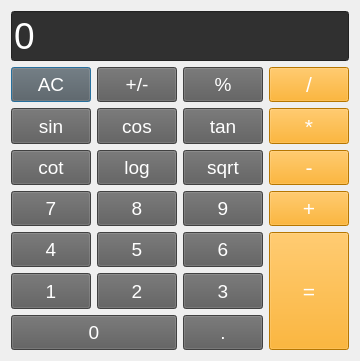
<?xml version="1.0" encoding="UTF-8"?>
<ui version="4.0">
 <class>Dialog</class>
 <widget class="QDialog" name="Dialog">
  <property name="geometry">
   <rect>
    <x>0</x>
    <y>0</y>
    <width>336</width>
    <height>361</height>
   </rect>
  </property>
  <property name="font">
   <font>
    <kerning>false</kerning>
   </font>
  </property>
  <property name="windowTitle">
   <string>Dialog</string>
  </property>
  <layout class="QGridLayout" name="gridLayout">
   <item row="0" column="0" colspan="4">
    <widget class="QLineEdit" name="tb1">
     <property name="sizePolicy">
      <sizepolicy hsizetype="Expanding" vsizetype="Expanding">
       <horstretch>0</horstretch>
       <verstretch>0</verstretch>
      </sizepolicy>
     </property>
     <property name="font">
      <font>
       <pointsize>28</pointsize>
       <kerning>true</kerning>
      </font>
     </property>
     <property name="styleSheet">
      <string notr="true">background-color: rgb(48, 48, 48);
color: white;
direction: rtl;</string>
     </property>
     <property name="text">
      <string>0</string>
     </property>
    </widget>
   </item>
   <item row="1" column="0">
    <widget class="QPushButton" name="btn_ac">
     <property name="sizePolicy">
      <sizepolicy hsizetype="Minimum" vsizetype="Expanding">
       <horstretch>0</horstretch>
       <verstretch>0</verstretch>
      </sizepolicy>
     </property>
     <property name="font">
      <font>
       <pointsize>14</pointsize>
       <bold>false</bold>
       <kerning>true</kerning>
      </font>
     </property>
     <property name="styleSheet">
      <string notr="true">background-color: rgb(91, 91, 91);
color: white;</string>
     </property>
     <property name="text">
      <string>AC</string>
     </property>
    </widget>
   </item>
   <item row="1" column="1">
    <widget class="QPushButton" name="btn_sign">
     <property name="sizePolicy">
      <sizepolicy hsizetype="Minimum" vsizetype="Expanding">
       <horstretch>0</horstretch>
       <verstretch>0</verstretch>
      </sizepolicy>
     </property>
     <property name="font">
      <font>
       <pointsize>14</pointsize>
       <bold>false</bold>
       <kerning>true</kerning>
      </font>
     </property>
     <property name="styleSheet">
      <string notr="true">background-color: rgb(91, 91, 91);
color: white;</string>
     </property>
     <property name="text">
      <string>+/-</string>
     </property>
    </widget>
   </item>
   <item row="1" column="2">
    <widget class="QPushButton" name="btn_module">
     <property name="sizePolicy">
      <sizepolicy hsizetype="Minimum" vsizetype="Expanding">
       <horstretch>0</horstretch>
       <verstretch>0</verstretch>
      </sizepolicy>
     </property>
     <property name="font">
      <font>
       <pointsize>14</pointsize>
       <bold>false</bold>
       <kerning>true</kerning>
      </font>
     </property>
     <property name="styleSheet">
      <string notr="true">background-color: rgb(91, 91, 91);
color: white;</string>
     </property>
     <property name="text">
      <string>%</string>
     </property>
    </widget>
   </item>
   <item row="1" column="3">
    <widget class="QPushButton" name="btn_div">
     <property name="sizePolicy">
      <sizepolicy hsizetype="Minimum" vsizetype="Expanding">
       <horstretch>0</horstretch>
       <verstretch>0</verstretch>
      </sizepolicy>
     </property>
     <property name="font">
      <font>
       <pointsize>16</pointsize>
       <bold>false</bold>
       <kerning>false</kerning>
      </font>
     </property>
     <property name="styleSheet">
      <string notr="true">background-color: orange;
color: white;</string>
     </property>
     <property name="text">
      <string>/</string>
     </property>
    </widget>
   </item>
   <item row="2" column="0">
    <widget class="QPushButton" name="btn_sin">
     <property name="sizePolicy">
      <sizepolicy hsizetype="Minimum" vsizetype="Expanding">
       <horstretch>0</horstretch>
       <verstretch>0</verstretch>
      </sizepolicy>
     </property>
     <property name="font">
      <font>
       <pointsize>14</pointsize>
       <bold>false</bold>
       <kerning>true</kerning>
      </font>
     </property>
     <property name="styleSheet">
      <string notr="true">background-color: rgb(91, 91, 91);
color: white;</string>
     </property>
     <property name="text">
      <string>sin</string>
     </property>
    </widget>
   </item>
   <item row="2" column="1">
    <widget class="QPushButton" name="btn_cos">
     <property name="sizePolicy">
      <sizepolicy hsizetype="Minimum" vsizetype="Expanding">
       <horstretch>0</horstretch>
       <verstretch>0</verstretch>
      </sizepolicy>
     </property>
     <property name="font">
      <font>
       <pointsize>14</pointsize>
       <bold>false</bold>
       <kerning>true</kerning>
      </font>
     </property>
     <property name="styleSheet">
      <string notr="true">background-color: rgb(91, 91, 91);
color: white;</string>
     </property>
     <property name="text">
      <string>cos</string>
     </property>
    </widget>
   </item>
   <item row="2" column="2">
    <widget class="QPushButton" name="btn_tan">
     <property name="sizePolicy">
      <sizepolicy hsizetype="Minimum" vsizetype="Expanding">
       <horstretch>0</horstretch>
       <verstretch>0</verstretch>
      </sizepolicy>
     </property>
     <property name="font">
      <font>
       <pointsize>14</pointsize>
       <bold>false</bold>
       <kerning>true</kerning>
      </font>
     </property>
     <property name="styleSheet">
      <string notr="true">background-color: rgb(91, 91, 91);
color: white;</string>
     </property>
     <property name="text">
      <string>tan</string>
     </property>
    </widget>
   </item>
   <item row="2" column="3">
    <widget class="QPushButton" name="btn_mul">
     <property name="sizePolicy">
      <sizepolicy hsizetype="Minimum" vsizetype="Expanding">
       <horstretch>0</horstretch>
       <verstretch>0</verstretch>
      </sizepolicy>
     </property>
     <property name="font">
      <font>
       <pointsize>16</pointsize>
       <kerning>false</kerning>
      </font>
     </property>
     <property name="styleSheet">
      <string notr="true">background-color: orange;
color: white;</string>
     </property>
     <property name="text">
      <string>*</string>
     </property>
    </widget>
   </item>
   <item row="3" column="0">
    <widget class="QPushButton" name="btn_cot">
     <property name="sizePolicy">
      <sizepolicy hsizetype="Minimum" vsizetype="Expanding">
       <horstretch>0</horstretch>
       <verstretch>0</verstretch>
      </sizepolicy>
     </property>
     <property name="font">
      <font>
       <pointsize>14</pointsize>
       <bold>false</bold>
       <kerning>true</kerning>
      </font>
     </property>
     <property name="styleSheet">
      <string notr="true">background-color: rgb(91, 91, 91);
color: white;</string>
     </property>
     <property name="text">
      <string>cot</string>
     </property>
    </widget>
   </item>
   <item row="3" column="1">
    <widget class="QPushButton" name="btn_log">
     <property name="sizePolicy">
      <sizepolicy hsizetype="Minimum" vsizetype="Expanding">
       <horstretch>0</horstretch>
       <verstretch>0</verstretch>
      </sizepolicy>
     </property>
     <property name="font">
      <font>
       <pointsize>14</pointsize>
       <bold>false</bold>
       <kerning>true</kerning>
      </font>
     </property>
     <property name="styleSheet">
      <string notr="true">background-color: rgb(91, 91, 91);
color: white;</string>
     </property>
     <property name="text">
      <string>log</string>
     </property>
    </widget>
   </item>
   <item row="3" column="2">
    <widget class="QPushButton" name="btn_sqrt">
     <property name="sizePolicy">
      <sizepolicy hsizetype="Minimum" vsizetype="Expanding">
       <horstretch>0</horstretch>
       <verstretch>0</verstretch>
      </sizepolicy>
     </property>
     <property name="font">
      <font>
       <pointsize>14</pointsize>
       <bold>false</bold>
       <kerning>true</kerning>
      </font>
     </property>
     <property name="styleSheet">
      <string notr="true">background-color: rgb(91, 91, 91);
color: white;</string>
     </property>
     <property name="text">
      <string>sqrt</string>
     </property>
    </widget>
   </item>
   <item row="3" column="3">
    <widget class="QPushButton" name="btn_sub">
     <property name="sizePolicy">
      <sizepolicy hsizetype="Minimum" vsizetype="Expanding">
       <horstretch>0</horstretch>
       <verstretch>0</verstretch>
      </sizepolicy>
     </property>
     <property name="font">
      <font>
       <pointsize>16</pointsize>
       <bold>false</bold>
       <kerning>true</kerning>
      </font>
     </property>
     <property name="styleSheet">
      <string notr="true">background-color: orange;
color: white;</string>
     </property>
     <property name="text">
      <string>-</string>
     </property>
    </widget>
   </item>
   <item row="4" column="0">
    <widget class="QPushButton" name="btn_7">
     <property name="sizePolicy">
      <sizepolicy hsizetype="Minimum" vsizetype="Expanding">
       <horstretch>0</horstretch>
       <verstretch>0</verstretch>
      </sizepolicy>
     </property>
     <property name="font">
      <font>
       <pointsize>14</pointsize>
       <bold>false</bold>
       <kerning>true</kerning>
      </font>
     </property>
     <property name="styleSheet">
      <string notr="true">background-color: rgb(91, 91, 91);
color: white;</string>
     </property>
     <property name="text">
      <string>7</string>
     </property>
    </widget>
   </item>
   <item row="4" column="1">
    <widget class="QPushButton" name="btn_8">
     <property name="sizePolicy">
      <sizepolicy hsizetype="Minimum" vsizetype="Expanding">
       <horstretch>0</horstretch>
       <verstretch>0</verstretch>
      </sizepolicy>
     </property>
     <property name="font">
      <font>
       <pointsize>14</pointsize>
       <bold>false</bold>
       <kerning>true</kerning>
      </font>
     </property>
     <property name="styleSheet">
      <string notr="true">background-color: rgb(91, 91, 91);
color: white;</string>
     </property>
     <property name="text">
      <string>8</string>
     </property>
    </widget>
   </item>
   <item row="4" column="2">
    <widget class="QPushButton" name="btn_9">
     <property name="sizePolicy">
      <sizepolicy hsizetype="Minimum" vsizetype="Expanding">
       <horstretch>0</horstretch>
       <verstretch>0</verstretch>
      </sizepolicy>
     </property>
     <property name="font">
      <font>
       <pointsize>14</pointsize>
       <bold>false</bold>
       <kerning>true</kerning>
      </font>
     </property>
     <property name="styleSheet">
      <string notr="true">background-color: rgb(91, 91, 91);
color: white;</string>
     </property>
     <property name="text">
      <string>9</string>
     </property>
    </widget>
   </item>
   <item row="4" column="3">
    <widget class="QPushButton" name="btn_sum">
     <property name="sizePolicy">
      <sizepolicy hsizetype="Minimum" vsizetype="Expanding">
       <horstretch>0</horstretch>
       <verstretch>0</verstretch>
      </sizepolicy>
     </property>
     <property name="font">
      <font>
       <pointsize>16</pointsize>
       <bold>false</bold>
       <kerning>true</kerning>
      </font>
     </property>
     <property name="styleSheet">
      <string notr="true">background-color: orange;
color: white;</string>
     </property>
     <property name="text">
      <string>+</string>
     </property>
    </widget>
   </item>
   <item row="5" column="0">
    <widget class="QPushButton" name="btn_4">
     <property name="sizePolicy">
      <sizepolicy hsizetype="Minimum" vsizetype="Expanding">
       <horstretch>0</horstretch>
       <verstretch>0</verstretch>
      </sizepolicy>
     </property>
     <property name="font">
      <font>
       <pointsize>14</pointsize>
       <bold>false</bold>
       <kerning>true</kerning>
      </font>
     </property>
     <property name="styleSheet">
      <string notr="true">background-color: rgb(91, 91, 91);
color: white;</string>
     </property>
     <property name="text">
      <string>4</string>
     </property>
    </widget>
   </item>
   <item row="5" column="1">
    <widget class="QPushButton" name="btn_5">
     <property name="sizePolicy">
      <sizepolicy hsizetype="Minimum" vsizetype="Expanding">
       <horstretch>0</horstretch>
       <verstretch>0</verstretch>
      </sizepolicy>
     </property>
     <property name="font">
      <font>
       <pointsize>14</pointsize>
       <bold>false</bold>
       <kerning>true</kerning>
      </font>
     </property>
     <property name="styleSheet">
      <string notr="true">background-color: rgb(91, 91, 91);
color: white;</string>
     </property>
     <property name="text">
      <string>5</string>
     </property>
    </widget>
   </item>
   <item row="5" column="2">
    <widget class="QPushButton" name="btn_6">
     <property name="sizePolicy">
      <sizepolicy hsizetype="Minimum" vsizetype="Expanding">
       <horstretch>0</horstretch>
       <verstretch>0</verstretch>
      </sizepolicy>
     </property>
     <property name="font">
      <font>
       <pointsize>14</pointsize>
       <bold>false</bold>
       <kerning>true</kerning>
      </font>
     </property>
     <property name="styleSheet">
      <string notr="true">background-color: rgb(91, 91, 91);
color: white;</string>
     </property>
     <property name="text">
      <string>6</string>
     </property>
    </widget>
   </item>
   <item row="5" column="3" rowspan="3">
    <widget class="QPushButton" name="btn_equal">
     <property name="sizePolicy">
      <sizepolicy hsizetype="Minimum" vsizetype="Expanding">
       <horstretch>0</horstretch>
       <verstretch>0</verstretch>
      </sizepolicy>
     </property>
     <property name="font">
      <font>
       <pointsize>16</pointsize>
       <bold>false</bold>
       <kerning>true</kerning>
      </font>
     </property>
     <property name="styleSheet">
      <string notr="true">background-color: orange;
color: white;</string>
     </property>
     <property name="text">
      <string>=</string>
     </property>
    </widget>
   </item>
   <item row="6" column="0">
    <widget class="QPushButton" name="btn_1">
     <property name="sizePolicy">
      <sizepolicy hsizetype="Minimum" vsizetype="Expanding">
       <horstretch>0</horstretch>
       <verstretch>0</verstretch>
      </sizepolicy>
     </property>
     <property name="font">
      <font>
       <pointsize>14</pointsize>
       <bold>false</bold>
       <kerning>true</kerning>
      </font>
     </property>
     <property name="styleSheet">
      <string notr="true">background-color: rgb(91, 91, 91);
color: white;</string>
     </property>
     <property name="text">
      <string>1</string>
     </property>
    </widget>
   </item>
   <item row="6" column="1">
    <widget class="QPushButton" name="btn_2">
     <property name="sizePolicy">
      <sizepolicy hsizetype="Minimum" vsizetype="Expanding">
       <horstretch>0</horstretch>
       <verstretch>0</verstretch>
      </sizepolicy>
     </property>
     <property name="font">
      <font>
       <pointsize>14</pointsize>
       <bold>false</bold>
       <kerning>true</kerning>
      </font>
     </property>
     <property name="styleSheet">
      <string notr="true">background-color: rgb(91, 91, 91);
color: white;</string>
     </property>
     <property name="text">
      <string>2</string>
     </property>
    </widget>
   </item>
   <item row="6" column="2">
    <widget class="QPushButton" name="btn_3">
     <property name="sizePolicy">
      <sizepolicy hsizetype="Minimum" vsizetype="Expanding">
       <horstretch>0</horstretch>
       <verstretch>0</verstretch>
      </sizepolicy>
     </property>
     <property name="font">
      <font>
       <pointsize>14</pointsize>
       <bold>false</bold>
       <kerning>true</kerning>
      </font>
     </property>
     <property name="styleSheet">
      <string notr="true">background-color: rgb(91, 91, 91);
color: white;</string>
     </property>
     <property name="text">
      <string>3</string>
     </property>
    </widget>
   </item>
   <item row="7" column="0" colspan="2">
    <widget class="QPushButton" name="btn_0">
     <property name="sizePolicy">
      <sizepolicy hsizetype="Minimum" vsizetype="Expanding">
       <horstretch>0</horstretch>
       <verstretch>0</verstretch>
      </sizepolicy>
     </property>
     <property name="font">
      <font>
       <pointsize>14</pointsize>
       <bold>false</bold>
       <kerning>true</kerning>
      </font>
     </property>
     <property name="styleSheet">
      <string notr="true">background-color: rgb(91, 91, 91);
color: white;</string>
     </property>
     <property name="text">
      <string>0</string>
     </property>
    </widget>
   </item>
   <item row="7" column="2">
    <widget class="QPushButton" name="btn_dot">
     <property name="sizePolicy">
      <sizepolicy hsizetype="Minimum" vsizetype="Expanding">
       <horstretch>0</horstretch>
       <verstretch>0</verstretch>
      </sizepolicy>
     </property>
     <property name="font">
      <font>
       <pointsize>14</pointsize>
       <bold>false</bold>
       <kerning>true</kerning>
      </font>
     </property>
     <property name="styleSheet">
      <string notr="true">background-color: rgb(91, 91, 91);
color: white;</string>
     </property>
     <property name="text">
      <string>.</string>
     </property>
    </widget>
   </item>
  </layout>
  <zorder>btn_7</zorder>
  <zorder>btn_8</zorder>
  <zorder>btn_9</zorder>
  <zorder>btn_cot</zorder>
  <zorder>btn_log</zorder>
  <zorder>btn_sqrt</zorder>
  <zorder>btn_sin</zorder>
  <zorder>btn_cos</zorder>
  <zorder>btn_tan</zorder>
  <zorder>btn_ac</zorder>
  <zorder>btn_sign</zorder>
  <zorder>btn_module</zorder>
  <zorder>btn_div</zorder>
  <zorder>btn_0</zorder>
  <zorder>btn_dot</zorder>
  <zorder>btn_4</zorder>
  <zorder>btn_5</zorder>
  <zorder>btn_6</zorder>
  <zorder>btn_1</zorder>
  <zorder>btn_2</zorder>
  <zorder>btn_3</zorder>
  <zorder>tb1</zorder>
  <zorder>btn_mul</zorder>
  <zorder>btn_sub</zorder>
  <zorder>btn_sum</zorder>
  <zorder>btn_equal</zorder>
 </widget>
 <resources/>
 <connections/>
</ui>
